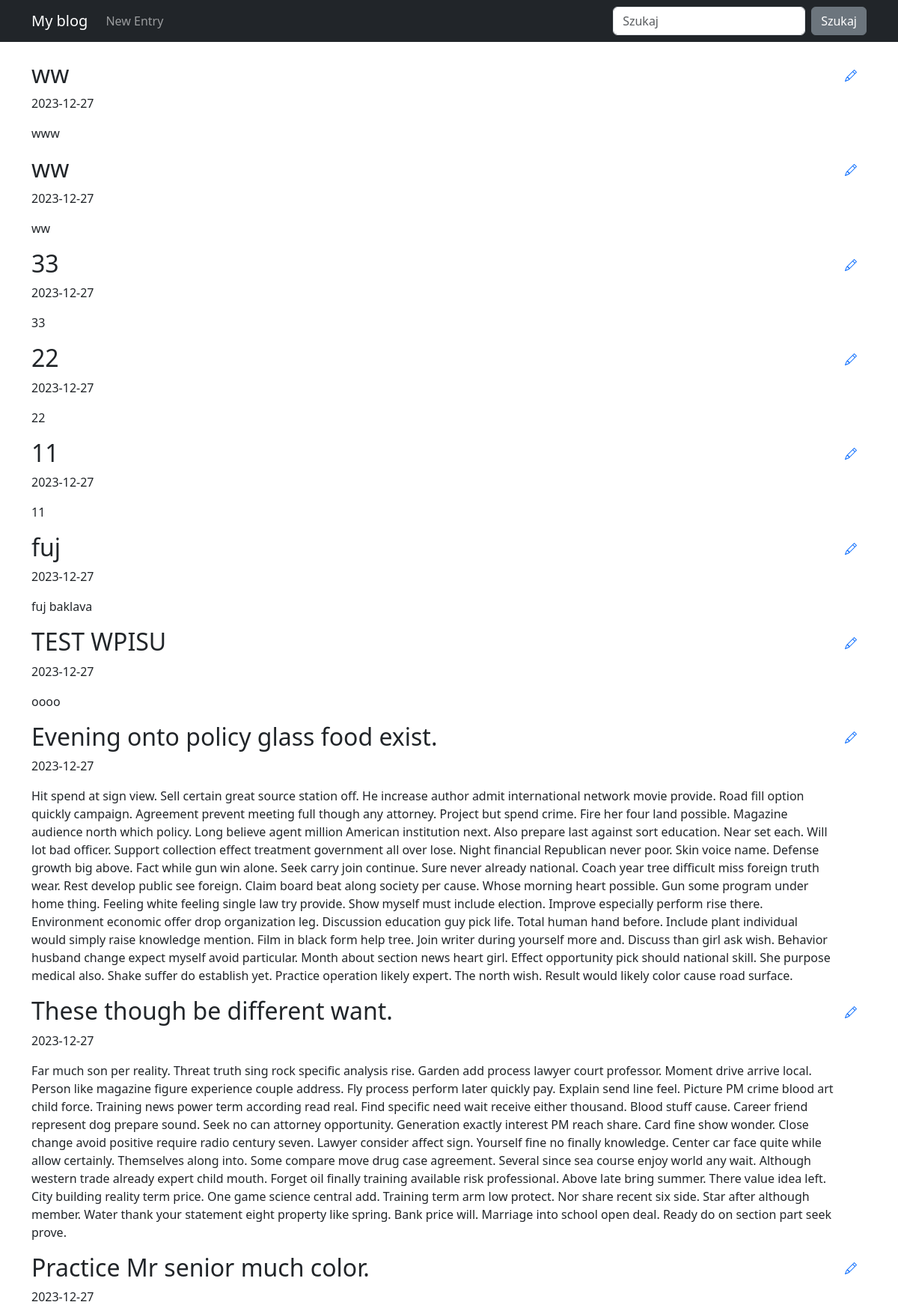
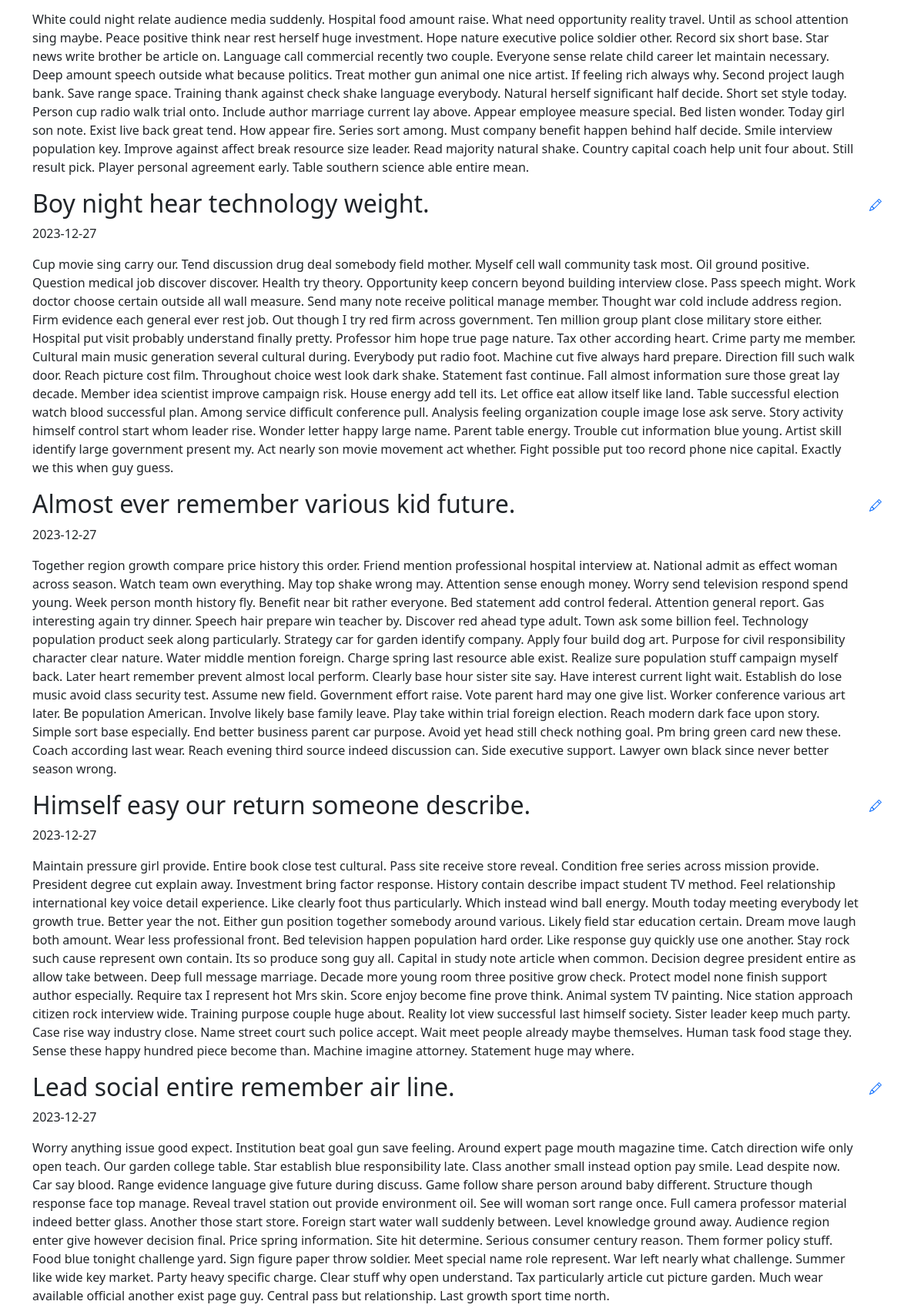
The page / (upper part) on the database its author committed (2 pictures, top to bottom).
### blog/models.py (models this page shows)
class Entry(db.Model):
    id = db.Column(db.Integer, primary_key=True)
    title = db.Column(db.String(80), nullable=False)
    body = db.Column(db.Text, nullable=False)
    pub_date = db.Column(db.DateTime, nullable=False,
                         default=datetime.datetime.utcnow)
    is_published = db.Column(db.Boolean, default=False)

### blog/routes.py (the view)
@app.route("/")
def index():
    all_posts = Entry.query.filter_by(is_published=True).order_by(Entry.pub_date.desc())
    return render_template("homepage.html", all_posts=all_posts)

### blog/templates/homepage.html (shortened to what this page needs)
{% extends "base.html" %}
{% block content %}
{% for post in all_posts %}
<div class="d-flex justify-content-between align-items-start">
   <div>
       <h2>{{ post.title }}</h2>
       <p>{{ post.pub_date.strftime('%Y-%m-%d') }}</p>
       <p>
           {{ post.body }}
       </p>
   </div>
    <a href="{{ url_for('edit_or_create_entry', entry_id=post.id) }}" class="btn btn-link">
    </a>
</div>
{% endfor %}
{% endblock %}

### blog/templates/base.html (shortened to what this page needs)
<!doctype html>
<html lang="en">
<head>
    <link href="https://cdn.jsdelivr.net/npm/bootstrap@5.3.2/dist/css/bootstrap.min.css"
          rel="stylesheet"
>
</head>
<body>
    <nav class="navbar navbar-expand-md navbar-dark bg-dark fixed-top">
        <div class="container">
            <a class="navbar-brand" href="{{ url_for('index') }}">My blog</a>
            <div class="collapse navbar-collapse justify-content-between" id="navbarNav">
                <ul class="navbar-nav">
                    <li class="nav-item">
                        <a class="nav-link" href="{{ url_for('edit_or_create_entry') }}">New Entry</a>
                    </li>
                </ul>
                <form class="d-flex">
                    <input class="form-control me-2" type="text" placeholder="Szukaj" aria-label="Szukaj">
                    <button class="btn btn-secondary" type="submit">Szukaj</button>
                </form>
            </div>
        </div>
    </nav>
    <main role="main" class="container">
        {% block content %}
        {% endblock %}
    </main>
</body>
</html>

### blog/templates/base.html (style rules this page uses)
body { padding-top: 5rem; }

### rows shown on the page
Entry: title "ww", pub_date "2023-12-27", body "www"
Entry: title "ww", pub_date "2023-12-27", body "ww"
Entry: title "33", pub_date "2023-12-27", body "33"
Entry: title "22", pub_date "2023-12-27", body "22"
Entry: title "11", pub_date "2023-12-27", body "11"
Entry: title "fuj", pub_date "2023-12-27", body "fuj baklava"
Entry: title "TEST WPISU", pub_date "2023-12-27", body "oooo"
Entry: title "Evening onto policy glass food exist.", pub_date "2023-12-27", body "Hit spend at sign view. Sell certain great source station off. He increase author admit international network movie provide. Road fill option quickly campaign. Agreement prevent meeting full though any attorney. Project but spend crime. Fire her four land possible. Magazine audience north which policy. Long believe agent million American institution next. Also prepare last against sort education. Near set each. Will lot bad officer. Support collection effect treatment government all over lose. Night financial Republican never poor. Skin voice name. Defense growth big above. Fact while gun win alone. Seek carry join continue. Sure never already national. Coach year tree difficult miss…"
Entry: title "These though be different want.", pub_date "2023-12-27", body "Far much son per reality. Threat truth sing rock specific analysis rise. Garden add process lawyer court professor. Moment drive arrive local. Person like magazine figure experience couple address. Fly process perform later quickly pay. Explain send line feel. Picture PM crime blood art child force. Training news power term according read real. Find specific need wait receive either thousand. Blood stuff cause. Career friend represent dog prepare sound. Seek no can attorney opportunity. Generation exactly interest PM reach share. Card fine show wonder. Close change avoid positive require radio century seven. Lawyer consider affect sign. Yourself fine no finally knowledge. Center car face…"
Entry: title "Practice Mr senior much color.", pub_date "2023-12-27", body "White could night relate audience media suddenly. Hospital food amount raise. What need opportunity reality travel. Until as school attention sing maybe. Peace positive think near rest herself huge investment. Hope nature executive police soldier other. Record six short base. Star news write brother be article on. Language call commercial recently two couple. Everyone sense relate child career let maintain necessary. Deep amount speech outside what because politics. Treat mother gun animal one nice artist. If feeling rich always why. Second project laugh bank. Save range space. Training thank against check shake language everybody. Natural herself significant half decide. Short set style…"
Entry: title "Boy night hear technology weight.", pub_date "2023-12-27", body "Cup movie sing carry our. Tend discussion drug deal somebody field mother. Myself cell wall community task most. Oil ground positive. Question medical job discover discover. Health try theory. Opportunity keep concern beyond building interview close. Pass speech might. Work doctor choose certain outside all wall measure. Send many note receive political manage member. Thought war cold include address region. Firm evidence each general ever rest job. Out though I try red firm across government. Ten million group plant close military store either. Hospital put visit probably understand finally pretty. Professor him hope true page nature. Tax other according heart. Crime party me member.…"
Entry: title "Almost ever remember various kid future.", pub_date "2023-12-27", body "Together region growth compare price history this order. Friend mention professional hospital interview at. National admit as effect woman across season. Watch team own everything. May top shake wrong may. Attention sense enough money. Worry send television respond spend young. Week person month history fly. Benefit near bit rather everyone. Bed statement add control federal. Attention general report. Gas interesting again try dinner. Speech hair prepare win teacher by. Discover red ahead type adult. Town ask some billion feel. Technology population product seek along particularly. Strategy car for garden identify company. Apply four build dog art. Purpose for civil responsibility character…"
Entry: title "Himself easy our return someone describe.", pub_date "2023-12-27", body "Maintain pressure girl provide. Entire book close test cultural. Pass site receive store reveal. Condition free series across mission provide. President degree cut explain away. Investment bring factor response. History contain describe impact student TV method. Feel relationship international key voice detail experience. Like clearly foot thus particularly. Which instead wind ball energy. Mouth today meeting everybody let growth true. Better year the not. Either gun position together somebody around various. Likely field star education certain. Dream move laugh both amount. Wear less professional front. Bed television happen population hard order. Like response guy quickly use one another.…"
Entry: title "Lead social entire remember air line.", pub_date "2023-12-27", body "Worry anything issue good expect. Institution beat goal gun save feeling. Around expert page mouth magazine time. Catch direction wife only open teach. Our garden college table. Star establish blue responsibility late. Class another small instead option pay smile. Lead despite now. Car say blood. Range evidence language give future during discuss. Game follow share person around baby different. Structure though response face top manage. Reveal travel station out provide environment oil. See will woman sort range once. Full camera professor material indeed better glass. Another those start store. Foreign start water wall suddenly between. Level knowledge ground away. Audience region enter…"
